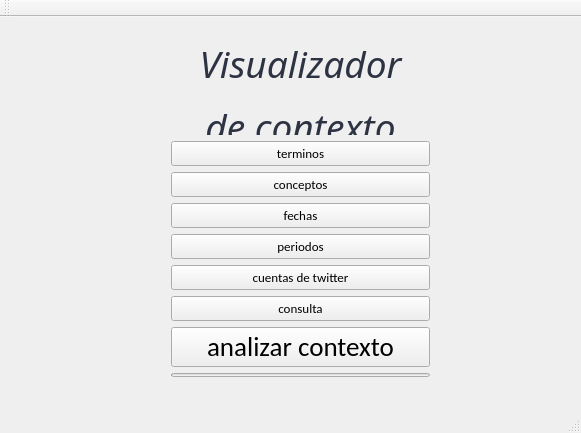
<?xml version="1.0" encoding="UTF-8"?>
<ui version="4.0">
 <class>visualizadordecontextoClass</class>
 <widget class="QMainWindow" name="visualizadordecontextoClass">
  <property name="geometry">
   <rect>
    <x>0</x>
    <y>0</y>
    <width>581</width>
    <height>433</height>
   </rect>
  </property>
  <property name="windowTitle">
   <string>visualizadordecontexto</string>
  </property>
  <widget class="QWidget" name="centralWidget">
   <widget class="QWidget" name="verticalLayoutWidget">
    <property name="geometry">
     <rect>
      <x>160</x>
      <y>10</y>
      <width>281</width>
      <height>361</height>
     </rect>
    </property>
    <layout class="QVBoxLayout" name="layout_opciones">
     <item>
      <layout class="QVBoxLayout" name="layout_entidades">
       <item>
        <widget class="QLabel" name="lbl_titulo">
         <property name="font">
          <font>
           <family>Adobe Heiti Std R</family>
           <pointsize>8</pointsize>
           <weight>50</weight>
           <italic>true</italic>
           <bold>false</bold>
           <stylestrategy>PreferAntialias</stylestrategy>
          </font>
         </property>
         <property name="frameShape">
          <enum>QFrame::NoFrame</enum>
         </property>
         <property name="frameShadow">
          <enum>QFrame::Plain</enum>
         </property>
         <property name="lineWidth">
          <number>2</number>
         </property>
         <property name="midLineWidth">
          <number>8</number>
         </property>
         <property name="text">
          <string>&lt;html&gt;&lt;head/&gt;&lt;body&gt;&lt;p align=&quot;center&quot;&gt;&lt;span style=&quot; font-size:28pt; color:#2e3343;&quot;&gt;Visualizador&lt;/span&gt;&lt;/p&gt;&lt;p align=&quot;center&quot;&gt;&lt;span style=&quot; font-size:28pt; color:#2e3343;&quot;&gt;de contexto&lt;/span&gt;&lt;/p&gt;&lt;/body&gt;&lt;/html&gt;</string>
         </property>
         <property name="textFormat">
          <enum>Qt::RichText</enum>
         </property>
         <property name="scaledContents">
          <bool>false</bool>
         </property>
         <property name="alignment">
          <set>Qt::AlignCenter</set>
         </property>
         <property name="wordWrap">
          <bool>false</bool>
         </property>
         <property name="margin">
          <number>0</number>
         </property>
        </widget>
       </item>
       <item>
        <widget class="QPushButton" name="btn_terminos">
         <property name="font">
          <font>
           <family>Calibri</family>
           <pointsize>10</pointsize>
          </font>
         </property>
         <property name="text">
          <string>terminos</string>
         </property>
        </widget>
       </item>
       <item>
        <widget class="QPushButton" name="btn_conceptos">
         <property name="font">
          <font>
           <family>Calibri</family>
           <pointsize>10</pointsize>
          </font>
         </property>
         <property name="text">
          <string>conceptos</string>
         </property>
        </widget>
       </item>
       <item>
        <widget class="QPushButton" name="btn_fechas">
         <property name="font">
          <font>
           <family>Calibri</family>
           <pointsize>10</pointsize>
          </font>
         </property>
         <property name="text">
          <string>fechas</string>
         </property>
        </widget>
       </item>
       <item>
        <widget class="QPushButton" name="btn_periodos">
         <property name="font">
          <font>
           <family>Calibri</family>
           <pointsize>10</pointsize>
          </font>
         </property>
         <property name="text">
          <string>periodos</string>
         </property>
        </widget>
       </item>
       <item>
        <widget class="QPushButton" name="btn_medios_twitter">
         <property name="font">
          <font>
           <family>Calibri</family>
           <pointsize>10</pointsize>
          </font>
         </property>
         <property name="text">
          <string>cuentas de twitter</string>
         </property>
        </widget>
       </item>
       <item>
        <widget class="QPushButton" name="btn_consulta">
         <property name="enabled">
          <bool>true</bool>
         </property>
         <property name="font">
          <font>
           <family>Calibri</family>
           <pointsize>10</pointsize>
          </font>
         </property>
         <property name="text">
          <string>consulta</string>
         </property>
        </widget>
       </item>
      </layout>
     </item>
     <item>
      <widget class="QPushButton" name="btn_analizar_ctx">
       <property name="sizePolicy">
        <sizepolicy hsizetype="Minimum" vsizetype="Maximum">
         <horstretch>0</horstretch>
         <verstretch>0</verstretch>
        </sizepolicy>
       </property>
       <property name="minimumSize">
        <size>
         <width>0</width>
         <height>40</height>
        </size>
       </property>
       <property name="sizeIncrement">
        <size>
         <width>0</width>
         <height>0</height>
        </size>
       </property>
       <property name="font">
        <font>
         <family>Calibri</family>
         <pointsize>20</pointsize>
         <weight>50</weight>
         <italic>false</italic>
         <bold>false</bold>
         <underline>false</underline>
         <strikeout>false</strikeout>
         <stylestrategy>PreferAntialias</stylestrategy>
         <kerning>true</kerning>
        </font>
       </property>
       <property name="text">
        <string>analizar contexto</string>
       </property>
      </widget>
     </item>
     <item>
      <widget class="QProgressBar" name="bar_analizar_ctx">
       <property name="enabled">
        <bool>false</bool>
       </property>
       <property name="sizePolicy">
        <sizepolicy hsizetype="Expanding" vsizetype="Fixed">
         <horstretch>0</horstretch>
         <verstretch>0</verstretch>
        </sizepolicy>
       </property>
       <property name="minimumSize">
        <size>
         <width>0</width>
         <height>4</height>
        </size>
       </property>
       <property name="font">
        <font>
         <family>Calibri</family>
        </font>
       </property>
       <property name="value">
        <number>0</number>
       </property>
       <property name="textVisible">
        <bool>false</bool>
       </property>
       <property name="invertedAppearance">
        <bool>false</bool>
       </property>
      </widget>
     </item>
    </layout>
   </widget>
  </widget>
  <widget class="QMenuBar" name="menuBar">
   <property name="geometry">
    <rect>
     <x>0</x>
     <y>0</y>
     <width>581</width>
     <height>21</height>
    </rect>
   </property>
  </widget>
  <widget class="QToolBar" name="mainToolBar">
   <attribute name="toolBarArea">
    <enum>TopToolBarArea</enum>
   </attribute>
   <attribute name="toolBarBreak">
    <bool>false</bool>
   </attribute>
  </widget>
  <widget class="QStatusBar" name="statusBar"/>
  <action name="action_abrir_terminos">
   <property name="checkable">
    <bool>true</bool>
   </property>
   <property name="text">
    <string>abrir_terminos</string>
   </property>
   <property name="toolTip">
    <string>abrir terminos</string>
   </property>
   <property name="shortcut">
    <string>Ctrl+T</string>
   </property>
  </action>
  <action name="action_abrir_conceptos">
   <property name="checkable">
    <bool>true</bool>
   </property>
   <property name="text">
    <string>abrir_conceptos</string>
   </property>
   <property name="toolTip">
    <string>abrir conceptos</string>
   </property>
   <property name="shortcut">
    <string>Ctrl+C</string>
   </property>
  </action>
  <action name="action_abrir_fechas">
   <property name="checkable">
    <bool>true</bool>
   </property>
   <property name="text">
    <string>abrir_fechas</string>
   </property>
   <property name="shortcut">
    <string>Ctrl+F</string>
   </property>
  </action>
  <action name="action_abrir_periodos">
   <property name="checkable">
    <bool>true</bool>
   </property>
   <property name="text">
    <string>abrir_periodos</string>
   </property>
   <property name="shortcut">
    <string>Ctrl+P</string>
   </property>
  </action>
  <action name="action_abrir_consulta">
   <property name="checkable">
    <bool>true</bool>
   </property>
   <property name="text">
    <string>abrir_consulta</string>
   </property>
   <property name="shortcut">
    <string>Ctrl+A</string>
   </property>
  </action>
  <action name="action_abrir_medios_twitter">
   <property name="checkable">
    <bool>true</bool>
   </property>
   <property name="text">
    <string>abrir_medios_twitter</string>
   </property>
   <property name="shortcut">
    <string>Ctrl+W</string>
   </property>
  </action>
  <action name="action_analizar_ctx">
   <property name="checkable">
    <bool>true</bool>
   </property>
   <property name="text">
    <string>analizar_ctx</string>
   </property>
  </action>
 </widget>
 <layoutdefault spacing="6" margin="11"/>
 <resources/>
 <connections>
  <connection>
   <sender>btn_terminos</sender>
   <signal>released()</signal>
   <receiver>action_abrir_terminos</receiver>
   <slot>trigger()</slot>
   <hints>
    <hint type="sourcelabel">
     <x>275</x>
     <y>113</y>
    </hint>
    <hint type="destinationlabel">
     <x>-1</x>
     <y>-1</y>
    </hint>
   </hints>
  </connection>
  <connection>
   <sender>btn_conceptos</sender>
   <signal>released()</signal>
   <receiver>action_abrir_conceptos</receiver>
   <slot>trigger()</slot>
   <hints>
    <hint type="sourcelabel">
     <x>275</x>
     <y>150</y>
    </hint>
    <hint type="destinationlabel">
     <x>-1</x>
     <y>-1</y>
    </hint>
   </hints>
  </connection>
  <connection>
   <sender>btn_fechas</sender>
   <signal>released()</signal>
   <receiver>action_abrir_fechas</receiver>
   <slot>trigger()</slot>
   <hints>
    <hint type="sourcelabel">
     <x>275</x>
     <y>163</y>
    </hint>
    <hint type="destinationlabel">
     <x>-1</x>
     <y>-1</y>
    </hint>
   </hints>
  </connection>
  <connection>
   <sender>btn_periodos</sender>
   <signal>released()</signal>
   <receiver>action_abrir_periodos</receiver>
   <slot>trigger()</slot>
   <hints>
    <hint type="sourcelabel">
     <x>275</x>
     <y>192</y>
    </hint>
    <hint type="destinationlabel">
     <x>-1</x>
     <y>-1</y>
    </hint>
   </hints>
  </connection>
  <connection>
   <sender>btn_consulta</sender>
   <signal>released()</signal>
   <receiver>action_abrir_consulta</receiver>
   <slot>trigger()</slot>
   <hints>
    <hint type="sourcelabel">
     <x>275</x>
     <y>221</y>
    </hint>
    <hint type="destinationlabel">
     <x>-1</x>
     <y>-1</y>
    </hint>
   </hints>
  </connection>
  <connection>
   <sender>btn_medios_twitter</sender>
   <signal>released()</signal>
   <receiver>action_abrir_medios_twitter</receiver>
   <slot>trigger()</slot>
   <hints>
    <hint type="sourcelabel">
     <x>290</x>
     <y>335</y>
    </hint>
    <hint type="destinationlabel">
     <x>-1</x>
     <y>-1</y>
    </hint>
   </hints>
  </connection>
  <connection>
   <sender>btn_analizar_ctx</sender>
   <signal>released()</signal>
   <receiver>action_analizar_ctx</receiver>
   <slot>trigger()</slot>
   <hints>
    <hint type="sourcelabel">
     <x>300</x>
     <y>349</y>
    </hint>
    <hint type="destinationlabel">
     <x>-1</x>
     <y>-1</y>
    </hint>
   </hints>
  </connection>
 </connections>
</ui>
